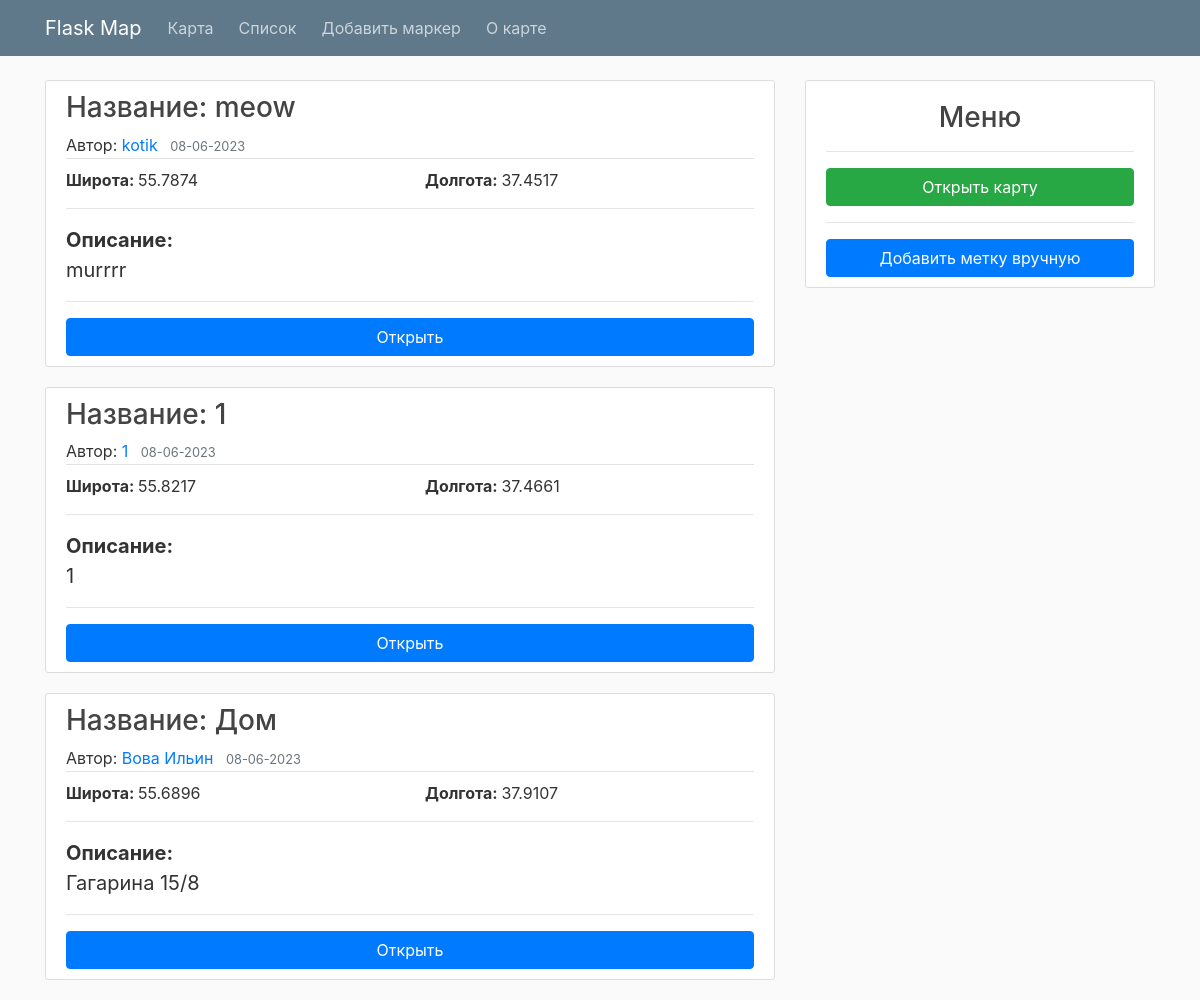
Page /home on the earlier database version.
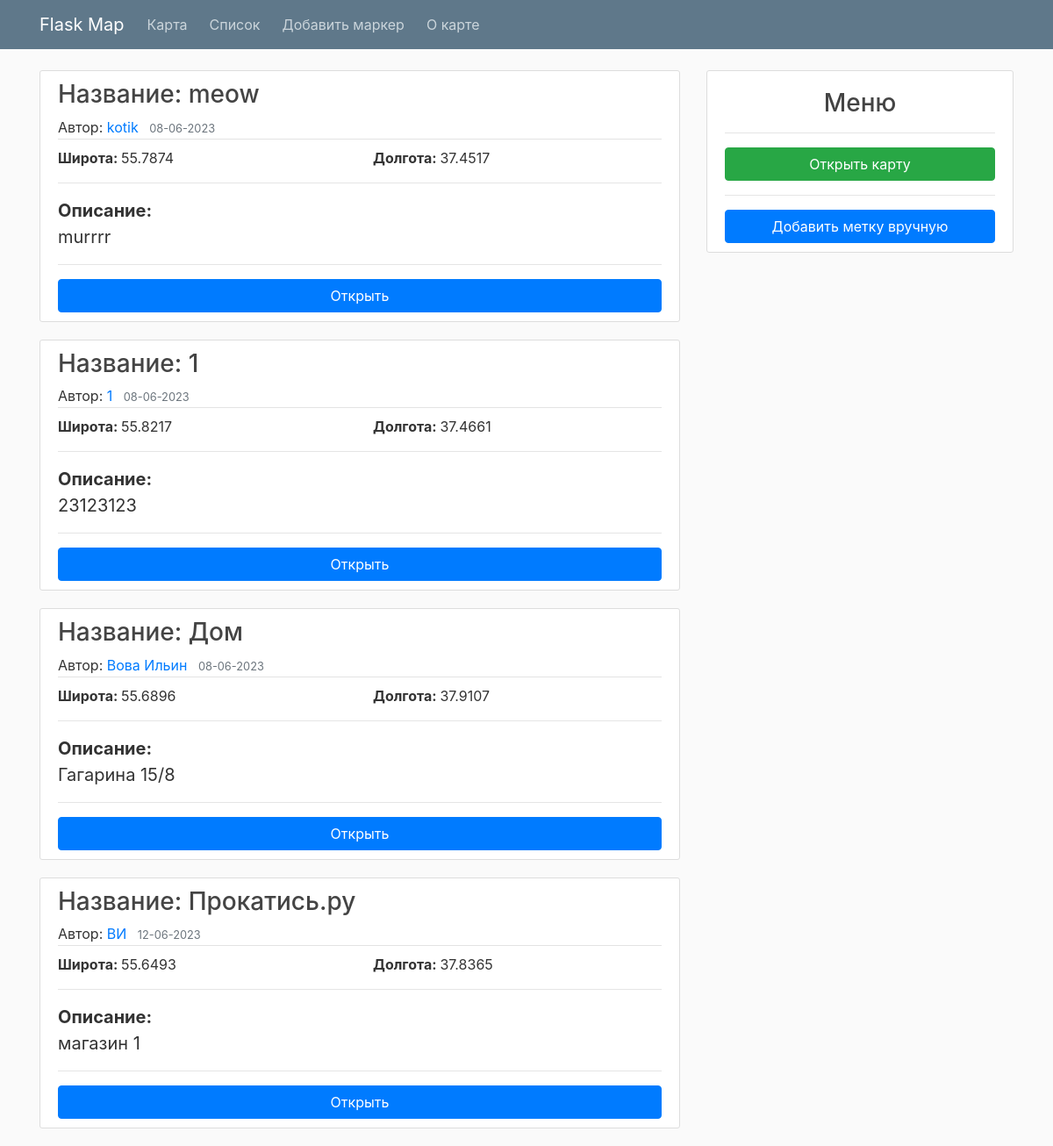
Same page on the later database version.
### flaskmap/models.py (models this page shows, shortened)
class Marker(db.Model):
    id = db.Column(db.Integer, primary_key=True)
    name = db.Column(db.String(40), nullable=False)
    author = db.Column(db.String(30), nullable=False)
    latitude = db.Column(db.Float, nullable=False)
    longtitude = db.Column(db.Float, nullable=False)
    content = db.Column(db.String(200), nullable=False)
    date_posted = db.Column(db.DateTime, nullable=False, default=datetime.utcnow)
    color = db.Column(db.String(10), nullable=False, default='red')
    icon = db.Column(db.String(15), nullable=False, default='info-sign')

### flaskmap/routes.py (the view)
@app.route("/")
@app.route("/home")
def home():
    markers = Marker.query.all()
    return render_template('home.html', markers=markers, title='Home')

### flaskmap/templates/home.html
{% extends "layout.html" %}
{% block content %}
  {% for marker in markers %}
    <article class="media content-section">
      <div class="media-body">
        <H3 class="article-title">Название: {{ marker.name }}</H3>
        <div class="article-metadata">
          <span>Автор: </span><a class="mr-2" href="#">{{ marker.author }}</a>
          <small class="text-muted">{{ marker.date_posted.strftime('%d-%m-%Y') }}</small>
        </div>
        <div class="row">
          <span class="article-content col" style="margin-top: 5px;"><b>Широта: </b>{{ marker.latitude }}</span>
          <span class="article-content col" style="margin-top: 5px; float: right;"><b>Долгота: </b>{{ marker.longtitude }}</span>
        </div>
        <hr>
        <p class="article-content" style="font-size: 20px;"><b>Описание: </b><br>{{ marker.content }}</p>
        <hr>
        <a type="button" class="col btn btn-primary" href="/comments/{{ marker.id }}" style="color: white">Открыть</a>
      </div>
    </article>
  {% endfor %}
{% endblock content %}
{% block sidebar %}
  <div class="col-md-4">
    <div class="content-section">
      <h3 style="text-align: center; padding-top: 10px;">Меню</h3><hr>
      <a type="button" class="btn btn-success col" href="/map">Открыть карту</a>
      <hr>
      <a type="button" class="btn btn-primary col" href="/add">Добавить метку вручную</a>
    </div>
  </div>
{% endblock sidebar %}

Differences in the rows shown:
changed Marker (number 2 of 4 on the later page): content "1" → "23123123"
added Marker: name "Прокатись.ру", author "ВИ", date_posted "12-06-2023", latitude "55.6493", longtitude "37.8365", content "магазин 1"
